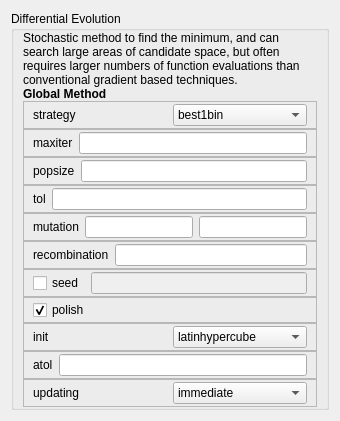
     <widget class="QWidget" name="differentialevolution">
      <attribute name="title">
       <string>Evolution</string>
      </attribute>
      <layout class="QVBoxLayout" name="verticalLayout_12">
       <item>
        <widget class="QGroupBox" name="groupBox_9">
         <property name="title">
          <string>Differential Evolution</string>
         </property>
         <layout class="QVBoxLayout" name="verticalLayout_14">
          <property name="spacing">
           <number>0</number>
          </property>
          <property name="topMargin">
           <number>0</number>
          </property>
          <property name="bottomMargin">
           <number>0</number>
          </property>
          <item>
           <widget class="QLabel" name="label_10">
            <property name="text">
             <string>Stochastic method to find the minimum, and can search large areas of candidate space, but often requires larger numbers of function evaluations than conventional gradient based techniques.</string>
            </property>
            <property name="wordWrap">
             <bool>true</bool>
            </property>
           </widget>
          </item>
          <item>
           <widget class="QLabel" name="label_11">
            <property name="font">
             <font>
              <weight>75</weight>
              <bold>true</bold>
             </font>
            </property>
            <property name="text">
             <string>Global Method</string>
            </property>
           </widget>
          </item>
          <item>
           <widget class="QFrame" name="frame_18">
            <property name="frameShape">
             <enum>QFrame::StyledPanel</enum>
            </property>
            <property name="frameShadow">
             <enum>QFrame::Raised</enum>
            </property>
            <layout class="QHBoxLayout" name="horizontalLayout_19">
             <property name="spacing">
              <number>6</number>
             </property>
             <property name="topMargin">
              <number>2</number>
             </property>
             <property name="bottomMargin">
              <number>2</number>
             </property>
             <item>
              <widget class="QLabel" name="label_27">
               <property name="text">
                <string>strategy</string>
               </property>
              </widget>
             </item>
             <item>
              <widget class="QComboBox" name="diffevolstrategycomboBox">
               <property name="toolTip">
                <string>The differential evolution strategy to use. The default is ‘best1bin’.</string>
               </property>
               <item>
                <property name="text">
                 <string>best1bin</string>
                </property>
               </item>
               <item>
                <property name="text">
                 <string>best1exp</string>
                </property>
               </item>
               <item>
                <property name="text">
                 <string>rand1exp</string>
                </property>
               </item>
               <item>
                <property name="text">
                 <string>randtobest1exp</string>
                </property>
               </item>
               <item>
                <property name="text">
                 <string>currenttobest1exp</string>
                </property>
               </item>
               <item>
                <property name="text">
                 <string>best2exp</string>
                </property>
               </item>
               <item>
                <property name="text">
                 <string>rand2exp</string>
                </property>
               </item>
               <item>
                <property name="text">
                 <string>randtobest1bin</string>
                </property>
               </item>
               <item>
                <property name="text">
                 <string>currenttobest1bin</string>
                </property>
               </item>
               <item>
                <property name="text">
                 <string>best2bin</string>
                </property>
               </item>
               <item>
                <property name="text">
                 <string>rand2bin</string>
                </property>
               </item>
               <item>
                <property name="text">
                 <string>rand1bin</string>
                </property>
               </item>
              </widget>
             </item>
            </layout>
           </widget>
          </item>
          <item>
           <widget class="QFrame" name="frame_19">
            <property name="frameShape">
             <enum>QFrame::StyledPanel</enum>
            </property>
            <property name="frameShadow">
             <enum>QFrame::Raised</enum>
            </property>
            <layout class="QHBoxLayout" name="horizontalLayout_20">
             <property name="topMargin">
              <number>2</number>
             </property>
             <property name="bottomMargin">
              <number>2</number>
             </property>
             <item>
              <widget class="QLabel" name="label_28">
               <property name="text">
                <string>maxiter</string>
               </property>
              </widget>
             </item>
             <item>
              <widget class="QLineEdit" name="diffevolmaxiterlineEdit">
               <property name="toolTip">
                <string>The maximum number of generations over which the entire population is evolved. The maximum number of function evaluations (with no polishing) is: (maxiter + 1) * popsize * len(x)</string>
               </property>
              </widget>
             </item>
            </layout>
           </widget>
          </item>
          <item>
           <widget class="QFrame" name="frame_20">
            <property name="frameShape">
             <enum>QFrame::StyledPanel</enum>
            </property>
            <property name="frameShadow">
             <enum>QFrame::Raised</enum>
            </property>
            <layout class="QHBoxLayout" name="horizontalLayout_21">
             <property name="topMargin">
              <number>2</number>
             </property>
             <property name="bottomMargin">
              <number>2</number>
             </property>
             <item>
              <widget class="QLabel" name="label_29">
               <property name="text">
                <string>popsize</string>
               </property>
              </widget>
             </item>
             <item>
              <widget class="QLineEdit" name="diffevolpopsizelineEdit">
               <property name="toolTip">
                <string>A multiplier for setting the total population size. The population has popsize * len(x) individuals</string>
               </property>
              </widget>
             </item>
            </layout>
           </widget>
          </item>
          <item>
           <widget class="QFrame" name="frame_21">
            <property name="frameShape">
             <enum>QFrame::StyledPanel</enum>
            </property>
            <property name="frameShadow">
             <enum>QFrame::Raised</enum>
            </property>
            <layout class="QHBoxLayout" name="horizontalLayout_22">
             <property name="topMargin">
              <number>2</number>
             </property>
             <property name="bottomMargin">
              <number>2</number>
             </property>
             <item>
              <widget class="QLabel" name="label_30">
               <property name="text">
                <string>tol</string>
               </property>
              </widget>
             </item>
             <item>
              <widget class="QLineEdit" name="diffevoltollineEdit">
               <property name="toolTip">
                <string>Relative tolerance for convergence, the solving stops when np.std(pop) &lt;= atol + tol * np.abs(np.mean(population_energies)), where and atol and tol are the absolute and relative tolerance respectively.</string>
               </property>
              </widget>
             </item>
            </layout>
           </widget>
          </item>
          <item>
           <widget class="QFrame" name="frame_22">
            <property name="frameShape">
             <enum>QFrame::StyledPanel</enum>
            </property>
            <property name="frameShadow">
             <enum>QFrame::Raised</enum>
            </property>
            <layout class="QHBoxLayout" name="horizontalLayout_23">
             <property name="topMargin">
              <number>2</number>
             </property>
             <property name="bottomMargin">
              <number>2</number>
             </property>
             <item>
              <widget class="QLabel" name="label_31">
               <property name="text">
                <string>mutation</string>
               </property>
              </widget>
             </item>
             <item>
              <widget class="QLineEdit" name="diffevolmutationAlineEdit">
               <property name="toolTip">
                <string>The mutation constant, also known as differential weight.If specified as a tuple (min, max) dithering is employed. Dithering randomly changes the mutation constant on a generation by generation basis. The mutation constant for that generation is taken from U[min, max). Dithering can help speed convergence significantly. Increasing the mutation constant increases the search radius, but will slow down convergence.</string>
               </property>
              </widget>
             </item>
             <item>
              <widget class="QLineEdit" name="diffevolmutationBlineEdit">
               <property name="toolTip">
                <string>The mutation constant, also known as differential weight.If specified as a tuple (min, max) dithering is employed. Dithering randomly changes the mutation constant on a generation by generation basis. The mutation constant for that generation is taken from U[min, max). Dithering can help speed convergence significantly. Increasing the mutation constant increases the search radius, but will slow down convergence.</string>
               </property>
              </widget>
             </item>
            </layout>
           </widget>
          </item>
          <item>
           <widget class="QFrame" name="frame_23">
            <property name="frameShape">
             <enum>QFrame::StyledPanel</enum>
            </property>
            <property name="frameShadow">
             <enum>QFrame::Raised</enum>
            </property>
            <layout class="QHBoxLayout" name="horizontalLayout_24">
             <property name="topMargin">
              <number>2</number>
             </property>
             <property name="bottomMargin">
              <number>2</number>
             </property>
             <item>
              <widget class="QLabel" name="label_32">
               <property name="text">
                <string>recombination</string>
               </property>
              </widget>
             </item>
             <item>
              <widget class="QLineEdit" name="diffevolrecombinationlineEdit">
               <property name="toolTip">
                <string>The recombination constant, also known as the crossover probability, in the range [0, 1]. Increasing this value allows a larger number of mutants to progress into the next generation, but at the risk of population stability.</string>
               </property>
              </widget>
             </item>
            </layout>
           </widget>
          </item>
          <item>
           <widget class="QFrame" name="frame_24">
            <property name="frameShape">
             <enum>QFrame::StyledPanel</enum>
            </property>
            <property name="frameShadow">
             <enum>QFrame::Raised</enum>
            </property>
            <layout class="QHBoxLayout" name="horizontalLayout_25">
             <property name="topMargin">
              <number>2</number>
             </property>
             <property name="bottomMargin">
              <number>2</number>
             </property>
             <item>
              <widget class="QCheckBox" name="diffevolseedcheckBox">
               <property name="toolTip">
                <string>Seed for random numbers</string>
               </property>
               <property name="text">
                <string>seed</string>
               </property>
              </widget>
             </item>
             <item>
              <widget class="QLineEdit" name="diffevolseedlineEdit">
               <property name="enabled">
                <bool>false</bool>
               </property>
               <property name="toolTip">
                <string>Seed for random numbers</string>
               </property>
              </widget>
             </item>
            </layout>
           </widget>
          </item>
          <item>
           <widget class="QFrame" name="frame_25">
            <property name="frameShape">
             <enum>QFrame::StyledPanel</enum>
            </property>
            <property name="frameShadow">
             <enum>QFrame::Raised</enum>
            </property>
            <layout class="QHBoxLayout" name="horizontalLayout_26">
             <property name="topMargin">
              <number>2</number>
             </property>
             <property name="bottomMargin">
              <number>2</number>
             </property>
             <item>
              <widget class="QCheckBox" name="diffevolpolishcheckBox">
               <property name="toolTip">
                <string>If True (default), then the NLSQ-based minimizer is used to polish the best population member at the end, which can improve the minimization slightly. If a constrained problem is being studied then a bounded method is used instead.</string>
               </property>
               <property name="text">
                <string>polish</string>
               </property>
               <property name="checked">
                <bool>true</bool>
               </property>
              </widget>
             </item>
            </layout>
           </widget>
          </item>
          <item>
           <widget class="QFrame" name="frame_26">
            <property name="frameShape">
             <enum>QFrame::StyledPanel</enum>
            </property>
            <property name="frameShadow">
             <enum>QFrame::Raised</enum>
            </property>
            <layout class="QHBoxLayout" name="horizontalLayout_27">
             <property name="topMargin">
              <number>2</number>
             </property>
             <property name="bottomMargin">
              <number>2</number>
             </property>
             <item>
              <widget class="QLabel" name="label_33">
               <property name="text">
                <string>init</string>
               </property>
              </widget>
             </item>
             <item>
              <widget class="QComboBox" name="diffevolinitcomboBox">
               <property name="toolTip">
                <string>Specify which type of population initialization is performed. The default is ‘latinhypercube’. Latin Hypercube sampling tries to maximize coverage of the available parameter space. ‘random’ initializes the population randomly - this has the drawback that clustering can occur, preventing the whole of parameter space being covered.</string>
               </property>
               <item>
                <property name="text">
                 <string>latinhypercube</string>
                </property>
               </item>
               <item>
                <property name="text">
                 <string>random</string>
                </property>
               </item>
              </widget>
             </item>
            </layout>
           </widget>
          </item>
          <item>
           <widget class="QFrame" name="frame_27">
            <property name="frameShape">
             <enum>QFrame::StyledPanel</enum>
            </property>
            <property name="frameShadow">
             <enum>QFrame::Raised</enum>
            </property>
            <layout class="QHBoxLayout" name="horizontalLayout_28">
             <property name="topMargin">
              <number>2</number>
             </property>
             <property name="bottomMargin">
              <number>2</number>
             </property>
             <item>
              <widget class="QLabel" name="label_34">
               <property name="text">
                <string>atol</string>
               </property>
              </widget>
             </item>
             <item>
              <widget class="QLineEdit" name="diffevolatollineEdit">
               <property name="toolTip">
                <string>Absolute tolerance for convergence, the solving stops when np.std(pop) &lt;= atol + tol * np.abs(np.mean(population_energies)), where and atol and tol are the absolute and relative tolerance respectively.</string>
               </property>
              </widget>
             </item>
            </layout>
           </widget>
          </item>
          <item>
           <widget class="QFrame" name="frame_28">
            <property name="frameShape">
             <enum>QFrame::StyledPanel</enum>
            </property>
            <property name="frameShadow">
             <enum>QFrame::Raised</enum>
            </property>
            <layout class="QHBoxLayout" name="horizontalLayout_29">
             <property name="topMargin">
              <number>2</number>
             </property>
             <property name="bottomMargin">
              <number>2</number>
             </property>
             <item>
              <widget class="QLabel" name="label_35">
               <property name="text">
                <string>updating</string>
               </property>
              </widget>
             </item>
             <item>
              <widget class="QComboBox" name="diffevolupdatingcomboBox">
               <property name="toolTip">
                <string>If 'immediate', the best solution vector is continuously updated within a single generation. This can lead to faster convergence as trial vectors can take advantage of continuous improvements in the best solution. With 'deferred', the best solution vector is updated once per generation.</string>
               </property>
               <item>
                <property name="text">
                 <string>immediate</string>
                </property>
               </item>
               <item>
                <property name="text">
                 <string>deferred</string>
                </property>
               </item>
              </widget>
             </item>
            </layout>
           </widget>
          </item>
         </layout>
        </widget>
       </item>
      </layout>
     </widget>
